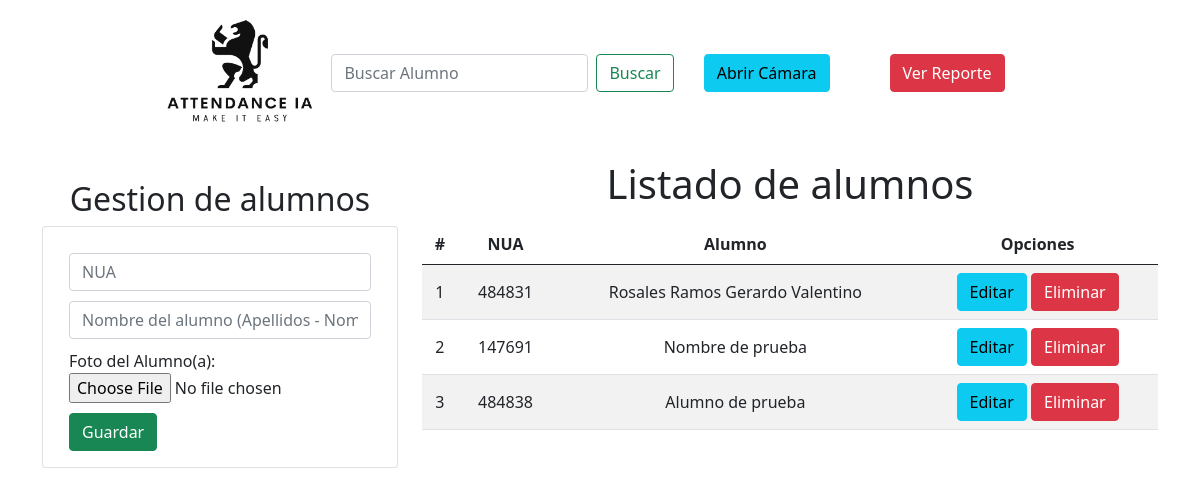
Before: / with the older database file.
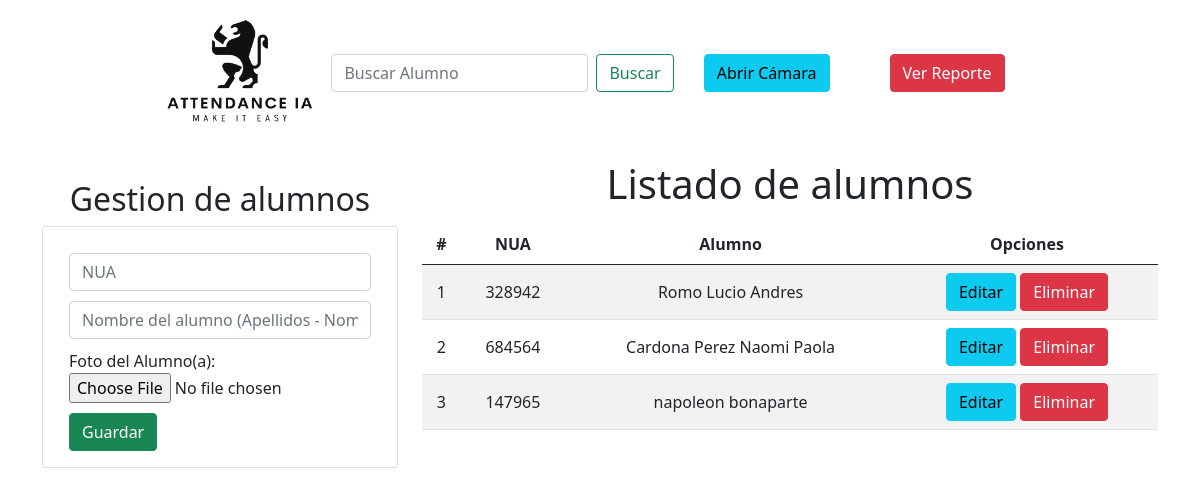
After: the same page with the newer database file.
### Aplicaciones/Academico/models.py (models this page shows, shortened)
class Alumno(models.Model):
    nua = models.CharField(primary_key=True,max_length=6)
    nombre = models.CharField(max_length=100)
    foto = models.ImageField(upload_to="alumnos", null=True)

### Aplicaciones/Academico/views.py (the view)
# urls.py: path('', views.home),
def home(request):
    alumnosListados = Alumno.objects.all()
    return render(request, "gestionAlumnos.html", {"alumnos": alumnosListados})

### Aplicaciones/Academico/templates/gestionAlumnos.html (shortened to what this page needs)
{% extends "./base.html" %}
{% block body %}
<div class="row">
    <div class="col-sm-12 col-md-6 col-lg-4 col-xl-4">
        <h2 class="text-center" style="margin-top: 20px;">Gestion de alumnos</h2>
        <div class="card">
            <div class="card-body" style="display: flex;
                                        justify-content: flex-start;
                                        flex-direction: column-reverse;">
                <form id="formularioAlumno" enctype="multipart/form-data" action="/registrarAlumno/" method="POST"> {% csrf_token %}
                    <div class="form-group" style="margin: 10px;">
                        <input type="text"
                                name="txtNUA"
                                id="txtNUA"
                                class="form-control"
                                placeholder="NUA"
                                minlength="6"
                                maxlength="6"
                                required>
                    </div>
                    <div class="form-group" style="margin: 10px;">
                        <input type="text"
                                name="txtNombre"
                                id="txtNombre"
                                class="form-control"
                                placeholder="Nombre del alumno (Apellidos - Nombre(s))"
                                minlength="3"
                                maxlength="100"
                                required>
                    </div>
                    <div class="form-group" style="margin: 10px;">
                        <label for="foto">Foto del Alumno(a): </label>
                        <input type="file" id="foto" name="fotoAlumno" accept="image/*">
                    </div>
                    <div class="form-group" style="display: flex; padding-left: 10px;">
                        <button type="submit" class="btn btn-success btn-block text-white btnGuardar">Guardar</button>
                    </div>
                </form>
            </div>
        </div>
    </div>
    <div class="col-sm-12 col-md-6 col-lg-8 col-xl-8">
        <h1 class="text-center">Listado de alumnos</h1>
        <div class="table-responsive py-2">
            <table class="table table-striped">
                <thead>
                    <tr>
                        <th>#</th>
                        <th>NUA</th>
                        <th>Alumno</th>
                        <th colspan="2">Opciones</th>
                    </tr>
                </thead>
                <tbody>
                    {% for a in alumnos %}
                    <tr>
                        <td>{{forloop.counter}}</td>
                        <td>{{a.nua}}</td>
                        <td>{{a.nombre}}</td>
                        <td>
                            <a href="edicionAlumno/{{a.nua}}" class="btn btn-info">Editar</a>
                            <a href="eliminacionAlumno/{{a.nua}}" class="btn btn-danger btnEliminacion">Eliminar</a>
                        </td>
                    </tr>
                    {% endfor %}
                </tbody>
            </table>
        </div>
    </div>
</div>
{% endblock %}

### Aplicaciones/Academico/templates/base.html (shortened to what this page needs)
<!DOCTYPE html>
<html lang="en">
<head>
    {% load static %}
    <link href="https://cdn.jsdelivr.net/npm/bootstrap@5.0.2/dist/css/bootstrap.min.css" rel="stylesheet"
>
    <link rel="stylesheet" href="{% static 'css/gestionAlumnos.css'%}">
</head>
<body>
    <nav class="navbar navbar-light">
        <div class="container-fluid" style="display: flex;
                                            justify-content: center;
                                            padding-top: 10px;">
            <img src="../static/images/logo.png" alt="" style="width: 150px; height: 110px;">
            <form class="d-flex">
                <input class="form-control me-2" type="search" placeholder="Buscar Alumno" aria-label="Search">
                <button class="btn btn-outline-success" type="submit">Buscar</button>
            </form>
            <div class="text-center;">
                <a href="recognize/" class="btn btn-info" style="margin: 30px">Abrir Cámara</a>
            </div>
            <div class="text-center;">
                <a href="reporte/" class="btn btn-danger" style="margin: 30px">Ver Reporte</a>
            </div>
        </div>
    </nav>
    <div class="container py-4">
        {% block body %}
        {% endblock %}
    </div>
</body>
</html>

### Aplicaciones/Academico/static/css/gestionAlumnos.css (style rules this page uses)
th, td { text-align: center; vertical-align: middle; }

Changed rows visible on the page:
removed Alumno: nua "484831", nombre "Rosales Ramos Gerardo Valentino"
removed Alumno: nua "147691", nombre "Nombre de prueba"
removed Alumno: nua "484838", nombre "Alumno de prueba"
added Alumno: nua "328942", nombre "Romo Lucio Andres"
added Alumno: nua "684564", nombre "Cardona Perez Naomi Paola"
added Alumno: nua "147965", nombre "napoleon bonaparte"
